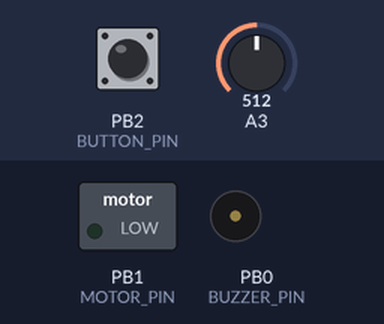
Recording of a sketch running on a simulated ATtiny85, built with avr-gcc and run on an emulated ATtiny85. Parts: switched loads named in the sketch (green lamp = pin HIGH), buzzer (waves = sounding, pin HIGH). The test bench sets the inputs (shaded band); at power-on: PB2 (BUTTON_PIN) HIGH, A3 = 512. Sleep ends after the set time or at an interrupt; pins used as bus, display or sensor lines are not drawn.

Above: at 1.2 s.
1.3 s: PB2 (BUTTON_PIN) pulled LOW for 0.15 s
At 7.2 s:
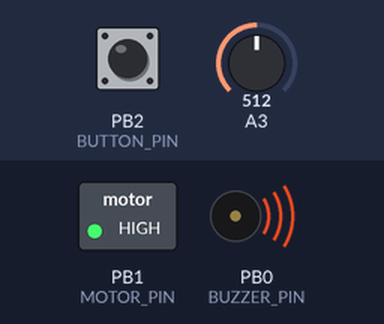
7.4 s: PB2 (BUTTON_PIN) pulled LOW for 1 s
At 7.65 s:
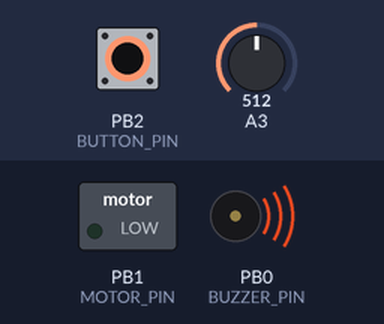
11.4 s: A3 set to 578
14.4 s: A3 set to 607
Timing chart, 0 to 16.9 s (numbered marks = the images above; inputs shaded):
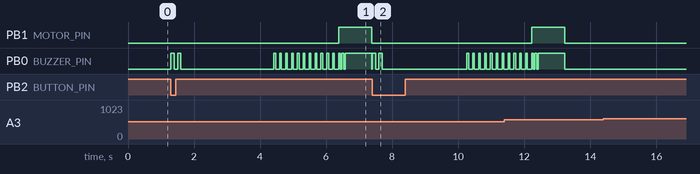

Measured:
- after the input at 1.3 s, PB1 (MOTOR_PIN): LOW → HIGH after 5.1 s, → LOW 1.0 s later; PB0 (BUZZER_PIN): LOW → HIGH at once, → LOW 0.10 s later, → HIGH 0.10 s later, → LOW 0.10 s later, … (32 changes in this stretch)
- after the input at 7.4 s, PB0 (BUZZER_PIN): goes HIGH 0.10 s, LOW 0.10 s, HIGH 0.10 s, LOW 2.6 s, 6 × (HIGH 0.05 s, LOW 0.13 s), HIGH 0.05 s, then LOW, starting at once
- after the input at 14.4 s, every drawn part: stays the same

The sketch:

HotPotato.ino
```cpp
#include <avr/sleep.h>
#include <avr/power.h>
#include <avr/wdt.h>

enum WatchDogTimeout {
  WDT_16ms = 0,
  WDT_32ms,
  WDT_64ms,
  WDT_128ms,
  WDT_250ms,
  WDT_500ms,
  WDT_1sec,
  WDT_2sec,
  WDT_4sec,
  WDT_8sec
};

enum PowerState {
  DEEP_SLEEP,
  GAME
};

const unsigned int BUZZER_PIN = PB0;
const unsigned int MOTOR_PIN = PB1;
const unsigned int BUTTON_PIN = PB2;
const unsigned int ACCELEROMETER_IN = PB3;
const unsigned int ACCELEROMETER_POWER = PB4;

const unsigned long DEFAULT_TURN_DURATION = 60000; // The time in milliseconds that game lasts
unsigned long turnDuration = DEFAULT_TURN_DURATION;
const float beepingRatio = 0.95; // Percentage of the remaining time that should we beep. Controls how often we will beep
unsigned long timeToBeep = (float) DEFAULT_TURN_DURATION * beepingRatio;
volatile bool watchDogBarked = false;
bool watchDogEnabled = false;
const WatchDogTimeout gameWdt = WDT_128ms; // The game interval


WatchDogTimeout currentWdt = gameWdt;
unsigned long elapsedTime = 0; // How much time has elapsed in the running turn in milliseconds

volatile bool buttonPressed = false;

const unsigned long remindBeepDuration = 50; // How long in milliseconds we should beep to "stress" the user

// How long in milliseconds the player has in order to pass the ball after immobility is detected
const unsigned long TIME_TO_PASS_THE_BALL = 2000;
// The threshold (of difference between analogRead values from the accelerometer) over which we register a "movement" (experimentally determined)
// The lower it is, the easier a movement is registered. Or alternatively, the higher it is, the easier immobility is detected.
const unsigned int ACC_THRESHOLD = 80;
// The threshold of the amount of times the analogRead values were below the acceleration threshold.
// Alternatively, how long the ball should stay relatively still in order for the fast count down mode to kick in
// In time, this translates into IMMOBILITY_THRESHOLD * watchdog timeout period
const unsigned int IMMOBILITY_THRESHOLD = 20;
unsigned int prevAccReading = 0; // The last reading by the accelerometer. We start it by 0 but it should not practically make a big differnece
unsigned int immobilityCounter = 0;
bool fastCountdownMode = false;

uint8_t enabledADCSRA = 0; // Will hold the initial ADCSRA value

PowerState currentState = DEEP_SLEEP; // Start with sleep as the initial state

/**
   Vibrate for the specified amount of time (blocking)
   @param duration milliseconds the motor will vibrate
*/
void vibrateFor(unsigned long duration) {
  startVibrating();
  delay(duration);
  stopVibrating();
}

/**
   Utility method that starts the vibrating motor
*/
void startVibrating() {
  digitalWrite(MOTOR_PIN, HIGH);
}

/**
   Utility method that stops the vibrating motor
*/
void stopVibrating() {
  digitalWrite(MOTOR_PIN, LOW);
}

/**
   Ring the buzzer for the specified amount of time (blocking)
   @param duration milliseconds the buzzer will ring
*/
void ringFor(unsigned long duration) {
  startRinging();
  delay(duration);
  stopRinging();
}

/**
   Utility method that starts ringing the buzzer
*/
void startRinging() {
  digitalWrite(BUZZER_PIN, HIGH);
}

/**
   Utility method that stops ringing the buzzer
*/
void stopRinging() {
  digitalWrite(BUZZER_PIN, LOW);
}

/**
   A utility method to derive a watchdog timeout's duration
   @return the amount of milliseconds corresponding to a watchdog timeout
*/
unsigned long getTimeoutDuration() {
  return 1 << (currentWdt + 4);
}

void setupWatchDogTimeoutOneshot(WatchDogTimeout wdt) {
  // Adopted from InsideGadgets (www.insidegadgets.com)
  byte timeoutVal = wdt & 7;
  if (wdt > 7) {
    timeoutVal |= (1 << 5);
  }
  timeoutVal |= (1 << WDCE);

  MCUSR &= ~(1 << WDRF);
  WDTCR |= (1 << WDCE) | (1 << WDE); // Start timed sequence
  WDTCR = timeoutVal;
  WDTCR |= _BV(WDIE);
  wdt_reset();  // pat the dog
  currentWdt = wdt;
}

/**
   Disables the accelerometer by setting the pin that powers it up to LOW
*/
void turnAccelerometerOff() {
  digitalWrite(ACCELEROMETER_POWER, LOW);
}

/**
   Enables the accelerometer by setting the pin that powers it up to HIGH
*/
void turnAccelerometerOn() {
  digitalWrite(ACCELEROMETER_POWER, HIGH);
}

/**
  Watchdog interrupt routine to be triggered when watchdog times out
*/
ISR(WDT_vect) {
  watchDogBarked = true;
  wdt_disable(); // disable watchdog
}

/**
   Change interrupt routine (e.g. when button presses occur)
*/
ISR (PCINT0_vect) {
  // TO-DO: Investigate ways to debounce the button
  if (digitalRead(BUTTON_PIN) == LOW) {
    buttonPressed = true;
  }
}

/**
   Sets up pin change interrupt for PB2
*/
void setupChangeInterrupt() {
  PCMSK |= bit (PCINT2); // want pin D2 (PB2)
  GIFR |= bit (PCIF); // clear any outstanding interrupts
  GIMSK |= bit (PCIE); // enable pin change interrupts
}

/**
   Sets the MCU into a deep sleep state until a change interrupt is triggered
*/
void goToSleep() {
  set_sleep_mode(SLEEP_MODE_PWR_DOWN);
  // Disable ADC when we are in deep sleep state, otherwise have it on
  // We are missing the first analogRead in the game state this way, but we can afford
  // it for the sake of code simplicity
  ADCSRA = currentState == DEEP_SLEEP ? 0 : enabledADCSRA;
  power_all_disable(); // power off ADC, Timer 0 and 1, serial interface
  sleep_enable();
  sleep_cpu(); // Sleep here and wait for the interrupt
  sleep_disable();
  power_all_enable(); // power everything back on
}

void setup() {
  // Set up the I/O pins
  pinMode(BUZZER_PIN, OUTPUT);
  pinMode(MOTOR_PIN, OUTPUT);
  pinMode(BUTTON_PIN, INPUT);
  pinMode(ACCELEROMETER_IN, INPUT);
  pinMode(ACCELEROMETER_POWER, OUTPUT);
  // Log down the value of ADCSRA in order to restore it when necessary
  enabledADCSRA = ADCSRA;
  setupChangeInterrupt();
}

void loop() {
  switch (currentState) {
    case DEEP_SLEEP:
      // Go to deep sleep until an interrupt occurs
      goToSleep();
      // Proceed to the
      if (buttonPressed) {
        // Beep fast twice to indicate the beginning of a game
        ringFor(100);
        delay(100);
        ringFor(100);
        currentState = GAME;
        buttonPressed = false;
        turnAccelerometerOn();
      }
      break;
    case GAME:
      // If watchdog is not enabled, then we either just arrived from SLEEP state
      // or from a watchdog bark. Therefore we need to set another watchdog timer.
      if (!watchDogEnabled) {
        // Set up watchdog to be triggered (once) after the specified time
        setupWatchDogTimeoutOneshot(gameWdt);
        watchDogEnabled = true;
      }
      // Go to deep sleep until an interrupt occurs
      goToSleep();
      // We might have gone out of sleep due to another interrupt (i.e. the switch)
      // So make sure that we know what we are doing depending on who interrupted our sleep
      if (watchDogBarked) {
        watchDogBarked = false;
        watchDogEnabled = false;
        elapsedTime += getTimeoutDuration();
        unsigned long remainingTime = turnDuration - elapsedTime;
        /* --- Main game logic --- */
        if (elapsedTime >= turnDuration) { // End of game
          // Play a sound and vibration sequence to indicate the end of a game due to timeout
          startVibrating();
          ringFor(50);
          delay(50);
          ringFor(50);
          delay(50);
          ringFor(800);
          stopVibrating();
          currentState = DEEP_SLEEP;
          elapsedTime = 0;
          turnDuration = DEFAULT_TURN_DURATION; // Reset the turn duration that might have been changed
          timeToBeep = turnDuration * beepingRatio; // reset the remaining time since the turn is over
          immobilityCounter = 0;
          fastCountdownMode = false;
          turnAccelerometerOff();
        } else if (remainingTime <= timeToBeep) { // Time to beep
          // Ring when we reach half of the remaining time available
          ringFor(remindBeepDuration);
          elapsedTime += remindBeepDuration; // Add the time we spent ringing
          timeToBeep *= beepingRatio;
        }
        // We need to detect if a player is holding the ball for too long in order to start a fast countdown
        // If the ball is not moved during the designated time to pass the ball, then the game ends prematurely
        unsigned int currentAccReading = analogRead(ACCELEROMETER_IN);
        int accDelta = currentAccReading - prevAccReading;
        prevAccReading = currentAccReading;
        // If the ball has not been moved enough (i.e. thrown)
        if (abs(accDelta) <= ACC_THRESHOLD) {
          // Register a touch and check if the ball has been held for too long
          if (++immobilityCounter >= IMMOBILITY_THRESHOLD) {
            // If we are not already in fast countdown mode, start the fast countdown
            if (!fastCountdownMode) {
              unsigned long decreasedTurnDuration = elapsedTime + TIME_TO_PASS_THE_BALL;
              // Go into fast countodown only if the decreased turn duration is actually after when the game
              // is supposed to finish. In that case do not adjust the time so the users do not cheat by prolonging the game
              if (decreasedTurnDuration <= DEFAULT_TURN_DURATION) { // If the turn duration is actually decreased and not extended
                turnDuration = decreasedTurnDuration;
                fastCountdownMode = true;
              }
            }
          }
        } else {
          // Restore the counter if there was a movement but only restore the duration and time to beep
          // if we just were in fast countdown mode
          immobilityCounter = 0;
          if (fastCountdownMode) {
            turnDuration = DEFAULT_TURN_DURATION;
            timeToBeep = (turnDuration - elapsedTime) * beepingRatio;
            fastCountdownMode = false;
          }
        }
      }
      buttonPressed = false;
      break;
    default:
      break;
  }
}
```
